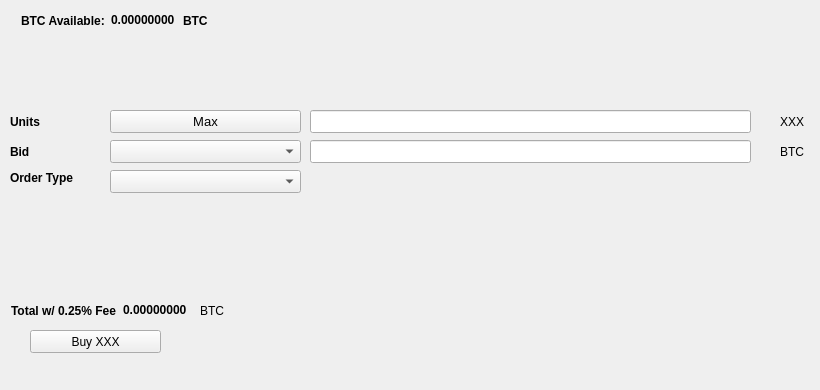
   <widget class="QWidget" name="BuyTab">
    <attribute name="title">
     <string>Buy</string>
    </attribute>
    <widget class="QPushButton" name="BuyXXX">
     <property name="geometry">
      <rect>
       <x>30</x>
       <y>330</y>
       <width>131</width>
       <height>23</height>
      </rect>
     </property>
     <property name="text">
      <string>Buy XXX</string>
     </property>
     <property name="icon">
      <iconset resource="../smrtc.qrc">
       <normaloff>:/icons/bitcoin</normaloff>:/icons/bitcoin</iconset>
     </property>
    </widget>
    <widget class="QLabel" name="label_3">
     <property name="geometry">
      <rect>
       <x>10</x>
       <y>110</y>
       <width>46</width>
       <height>23</height>
      </rect>
     </property>
     <property name="font">
      <font>
       <weight>75</weight>
       <bold>true</bold>
      </font>
     </property>
     <property name="text">
      <string>Units</string>
     </property>
    </widget>
    <widget class="QLineEdit" name="UnitsInput">
     <property name="geometry">
      <rect>
       <x>310</x>
       <y>110</y>
       <width>441</width>
       <height>23</height>
      </rect>
     </property>
     <property name="font">
      <font>
       <pointsize>9</pointsize>
       <weight>75</weight>
       <bold>true</bold>
      </font>
     </property>
    </widget>
    <widget class="QLineEdit" name="BuyBidPriceEdit">
     <property name="geometry">
      <rect>
       <x>310</x>
       <y>140</y>
       <width>441</width>
       <height>23</height>
      </rect>
     </property>
     <property name="font">
      <font>
       <pointsize>9</pointsize>
       <weight>75</weight>
       <bold>true</bold>
      </font>
     </property>
    </widget>
    <widget class="QLabel" name="label_4">
     <property name="geometry">
      <rect>
       <x>780</x>
       <y>110</y>
       <width>31</width>
       <height>23</height>
      </rect>
     </property>
     <property name="text">
      <string>XXX</string>
     </property>
    </widget>
    <widget class="QLabel" name="label_5">
     <property name="geometry">
      <rect>
       <x>780</x>
       <y>140</y>
       <width>31</width>
       <height>23</height>
      </rect>
     </property>
     <property name="text">
      <string>BTC</string>
     </property>
    </widget>
    <widget class="QLabel" name="label_6">
     <property name="geometry">
      <rect>
       <x>10</x>
       <y>140</y>
       <width>46</width>
       <height>23</height>
      </rect>
     </property>
     <property name="font">
      <font>
       <weight>75</weight>
       <bold>true</bold>
      </font>
     </property>
     <property name="text">
      <string>Bid</string>
     </property>
    </widget>
    <widget class="QLabel" name="label_7">
     <property name="geometry">
      <rect>
       <x>10</x>
       <y>170</y>
       <width>91</width>
       <height>16</height>
      </rect>
     </property>
     <property name="font">
      <font>
       <weight>75</weight>
       <bold>true</bold>
      </font>
     </property>
     <property name="text">
      <string>Order Type</string>
     </property>
    </widget>
    <widget class="QPushButton" name="Buy_Max_Amount">
     <property name="geometry">
      <rect>
       <x>110</x>
       <y>110</y>
       <width>191</width>
       <height>23</height>
      </rect>
     </property>
     <property name="font">
      <font>
       <pointsize>10</pointsize>
      </font>
     </property>
     <property name="text">
      <string>Max</string>
     </property>
    </widget>
    <widget class="QComboBox" name="BuyBidcomboBox">
     <property name="geometry">
      <rect>
       <x>110</x>
       <y>140</y>
       <width>191</width>
       <height>23</height>
      </rect>
     </property>
     <property name="font">
      <font>
       <pointsize>10</pointsize>
      </font>
     </property>
    </widget>
    <widget class="QComboBox" name="buyOrdertypeCombo">
     <property name="geometry">
      <rect>
       <x>110</x>
       <y>170</y>
       <width>191</width>
       <height>23</height>
      </rect>
     </property>
     <property name="font">
      <font>
       <pointsize>10</pointsize>
      </font>
     </property>
    </widget>
    <widget class="QWidget" name="layoutWidget1">
     <property name="geometry">
      <rect>
       <x>21</x>
       <y>11</y>
       <width>227</width>
       <height>19</height>
      </rect>
     </property>
     <layout class="QHBoxLayout" name="horizontalLayout_3">
      <item>
       <widget class="QLabel" name="label232">
        <property name="font">
         <font>
          <weight>75</weight>
          <bold>true</bold>
         </font>
        </property>
        <property name="text">
         <string>BTC Available:</string>
        </property>
       </widget>
      </item>
      <item>
       <widget class="QLabel" name="BtcAvailableLbl">
        <property name="palette">
         <palette>
          <active>
           <colorrole role="WindowText">
            <brush brushstyle="SolidPattern">
             <color alpha="255">
              <red>0</red>
              <green>0</green>
              <blue>0</blue>
             </color>
            </brush>
           </colorrole>
           <colorrole role="Button">
            <brush brushstyle="SolidPattern">
             <color alpha="255">
              <red>0</red>
              <green>170</green>
              <blue>0</blue>
             </color>
            </brush>
           </colorrole>
           <colorrole role="Light">
            <brush brushstyle="SolidPattern">
             <color alpha="255">
              <red>0</red>
              <green>255</green>
              <blue>0</blue>
             </color>
            </brush>
           </colorrole>
           <colorrole role="Midlight">
            <brush brushstyle="SolidPattern">
             <color alpha="255">
              <red>0</red>
              <green>212</green>
              <blue>0</blue>
             </color>
            </brush>
           </colorrole>
           <colorrole role="Dark">
            <brush brushstyle="SolidPattern">
             <color alpha="255">
              <red>0</red>
              <green>85</green>
              <blue>0</blue>
             </color>
            </brush>
           </colorrole>
           <colorrole role="Mid">
            <brush brushstyle="SolidPattern">
             <color alpha="255">
              <red>0</red>
              <green>113</green>
              <blue>0</blue>
             </color>
            </brush>
           </colorrole>
           <colorrole role="Text">
            <brush brushstyle="SolidPattern">
             <color alpha="255">
              <red>0</red>
              <green>170</green>
              <blue>0</blue>
             </color>
            </brush>
           </colorrole>
           <colorrole role="BrightText">
            <brush brushstyle="SolidPattern">
             <color alpha="255">
              <red>255</red>
              <green>255</green>
              <blue>255</blue>
             </color>
            </brush>
           </colorrole>
           <colorrole role="ButtonText">
            <brush brushstyle="SolidPattern">
             <color alpha="255">
              <red>0</red>
              <green>0</green>
              <blue>0</blue>
             </color>
            </brush>
           </colorrole>
           <colorrole role="Base">
            <brush brushstyle="SolidPattern">
             <color alpha="255">
              <red>255</red>
              <green>255</green>
              <blue>255</blue>
             </color>
            </brush>
           </colorrole>
           <colorrole role="Window">
            <brush brushstyle="SolidPattern">
             <color alpha="255">
              <red>0</red>
              <green>170</green>
              <blue>0</blue>
             </color>
            </brush>
           </colorrole>
           <colorrole role="Shadow">
            <brush brushstyle="SolidPattern">
             <color alpha="255">
              <red>0</red>
              <green>0</green>
              <blue>0</blue>
             </color>
            </brush>
           </colorrole>
           <colorrole role="AlternateBase">
            <brush brushstyle="SolidPattern">
             <color alpha="255">
              <red>127</red>
              <green>212</green>
              <blue>127</blue>
             </color>
            </brush>
           </colorrole>
           <colorrole role="ToolTipBase">
            <brush brushstyle="SolidPattern">
             <color alpha="255">
              <red>255</red>
              <green>255</green>
              <blue>220</blue>
             </color>
            </brush>
           </colorrole>
           <colorrole role="ToolTipText">
            <brush brushstyle="SolidPattern">
             <color alpha="255">
              <red>0</red>
              <green>0</green>
              <blue>0</blue>
             </color>
            </brush>
           </colorrole>
          </active>
          <inactive>
           <colorrole role="WindowText">
            <brush brushstyle="SolidPattern">
             <color alpha="255">
              <red>0</red>
              <green>0</green>
              <blue>0</blue>
             </color>
            </brush>
           </colorrole>
           <colorrole role="Button">
            <brush brushstyle="SolidPattern">
             <color alpha="255">
              <red>0</red>
              <green>170</green>
              <blue>0</blue>
             </color>
            </brush>
           </colorrole>
           <colorrole role="Light">
            <brush brushstyle="SolidPattern">
             <color alpha="255">
              <red>0</red>
              <green>255</green>
              <blue>0</blue>
             </color>
            </brush>
           </colorrole>
           <colorrole role="Midlight">
            <brush brushstyle="SolidPattern">
             <color alpha="255">
              <red>0</red>
              <green>212</green>
              <blue>0</blue>
             </color>
            </brush>
           </colorrole>
           <colorrole role="Dark">
            <brush brushstyle="SolidPattern">
             <color alpha="255">
              <red>0</red>
              <green>85</green>
              <blue>0</blue>
             </color>
            </brush>
           </colorrole>
           <colorrole role="Mid">
            <brush brushstyle="SolidPattern">
             <color alpha="255">
              <red>0</red>
              <green>113</green>
              <blue>0</blue>
             </color>
            </brush>
           </colorrole>
           <colorrole role="Text">
            <brush brushstyle="SolidPattern">
             <color alpha="255">
              <red>0</red>
              <green>170</green>
              <blue>0</blue>
             </color>
            </brush>
           </colorrole>
           <colorrole role="BrightText">
            <brush brushstyle="SolidPattern">
             <color alpha="255">
              <red>255</red>
              <green>255</green>
              <blue>255</blue>
             </color>
            </brush>
           </colorrole>
           <colorrole role="ButtonText">
            <brush brushstyle="SolidPattern">
             <color alpha="255">
              <red>0</red>
              <green>0</green>
              <blue>0</blue>
             </color>
            </brush>
           </colorrole>
           <colorrole role="Base">
            <brush brushstyle="SolidPattern">
             <color alpha="255">
              <red>255</red>
              <green>255</green>
              <blue>255</blue>
             </color>
            </brush>
           </colorrole>
           <colorrole role="Window">
            <brush brushstyle="SolidPattern">
             <color alpha="255">
              <red>0</red>
              <green>170</green>
              <blue>0</blue>
             </color>
            </brush>
           </colorrole>
           <colorrole role="Shadow">
            <brush brushstyle="SolidPattern">
             <color alpha="255">
              <red>0</red>
              <green>0</green>
              <blue>0</blue>
             </color>
            </brush>
           </colorrole>
           <colorrole role="AlternateBase">
            <brush brushstyle="SolidPattern">
             <color alpha="255">
              <red>127</red>
              <green>212</green>
              <blue>127</blue>
             </color>
            </brush>
           </colorrole>
           <colorrole role="ToolTipBase">
            <brush brushstyle="SolidPattern">
             <color alpha="255">
              <red>255</red>
              <green>255</green>
              <blue>220</blue>
             </color>
            </brush>
           </colorrole>
           <colorrole role="ToolTipText">
            <brush brushstyle="SolidPattern">
             <color alpha="255">
              <red>0</red>
              <green>0</green>
              <blue>0</blue>
             </color>
            </brush>
           </colorrole>
          </inactive>
          <disabled>
           <colorrole role="WindowText">
            <brush brushstyle="SolidPattern">
             <color alpha="255">
              <red>0</red>
              <green>85</green>
              <blue>0</blue>
             </color>
            </brush>
           </colorrole>
           <colorrole role="Button">
            <brush brushstyle="SolidPattern">
             <color alpha="255">
              <red>0</red>
              <green>170</green>
              <blue>0</blue>
             </color>
            </brush>
           </colorrole>
           <colorrole role="Light">
            <brush brushstyle="SolidPattern">
             <color alpha="255">
              <red>0</red>
              <green>255</green>
              <blue>0</blue>
             </color>
            </brush>
           </colorrole>
           <colorrole role="Midlight">
            <brush brushstyle="SolidPattern">
             <color alpha="255">
              <red>0</red>
              <green>212</green>
              <blue>0</blue>
             </color>
            </brush>
           </colorrole>
           <colorrole role="Dark">
            <brush brushstyle="SolidPattern">
             <color alpha="255">
              <red>0</red>
              <green>85</green>
              <blue>0</blue>
             </color>
            </brush>
           </colorrole>
           <colorrole role="Mid">
            <brush brushstyle="SolidPattern">
             <color alpha="255">
              <red>0</red>
              <green>113</green>
              <blue>0</blue>
             </color>
            </brush>
           </colorrole>
           <colorrole role="Text">
            <brush brushstyle="SolidPattern">
             <color alpha="255">
              <red>0</red>
              <green>85</green>
              <blue>0</blue>
             </color>
            </brush>
           </colorrole>
           <colorrole role="BrightText">
            <brush brushstyle="SolidPattern">
             <color alpha="255">
              <red>255</red>
              <green>255</green>
              <blue>255</blue>
             </color>
            </brush>
           </colorrole>
           <colorrole role="ButtonText">
            <brush brushstyle="SolidPattern">
             <color alpha="255">
              <red>0</red>
              <green>85</green>
              <blue>0</blue>
             </color>
            </brush>
           </colorrole>
           <colorrole role="Base">
            <brush brushstyle="SolidPattern">
             <color alpha="255">
              <red>0</red>
              <green>170</green>
              <blue>0</blue>
             </color>
            </brush>
           </colorrole>
           <colorrole role="Window">
            <brush brushstyle="SolidPattern">
             <color alpha="255">
              <red>0</red>
              <green>170</green>
              <blue>0</blue>
             </color>
            </brush>
           </colorrole>
           <colorrole role="Shadow">
            <brush brushstyle="SolidPattern">
             <color alpha="255">
              <red>0</red>
              <green>0</green>
              <blue>0</blue>
             </color>
            </brush>
           </colorrole>
           <colorrole role="AlternateBase">
            <brush brushstyle="SolidPattern">
             <color alpha="255">
              <red>0</red>
              <green>170</green>
              <blue>0</blue>
             </color>
            </brush>
           </colorrole>
           <colorrole role="ToolTipBase">
            <brush brushstyle="SolidPattern">
             <color alpha="255">
              <red>255</red>
              <green>255</green>
              <blue>220</blue>
             </color>
            </brush>
           </colorrole>
           <colorrole role="ToolTipText">
            <brush brushstyle="SolidPattern">
             <color alpha="255">
              <red>0</red>
              <green>0</green>
              <blue>0</blue>
             </color>
            </brush>
           </colorrole>
          </disabled>
         </palette>
        </property>
        <property name="font">
         <font>
          <weight>75</weight>
          <bold>true</bold>
         </font>
        </property>
        <property name="text">
         <string>0.00000000</string>
        </property>
        <property name="textInteractionFlags">
         <set>Qt::LinksAccessibleByMouse|Qt::TextSelectableByKeyboard|Qt::TextSelectableByMouse</set>
        </property>
       </widget>
      </item>
      <item>
       <widget class="QLabel" name="BtcAvailableLbl_2">
        <property name="font">
         <font>
          <weight>75</weight>
          <bold>true</bold>
         </font>
        </property>
        <property name="text">
         <string>BTC</string>
        </property>
       </widget>
      </item>
     </layout>
    </widget>
    <widget class="QWidget" name="layoutWidge2">
     <property name="geometry">
      <rect>
       <x>11</x>
       <y>301</y>
       <width>259</width>
       <height>19</height>
      </rect>
     </property>
     <layout class="QHBoxLayout" name="horizontalLayout_4">
      <item>
       <widget class="QLabel" name="label_9">
        <property name="font">
         <font>
          <weight>75</weight>
          <bold>true</bold>
         </font>
        </property>
        <property name="text">
         <string>Total w/ 0.25% Fee</string>
        </property>
       </widget>
      </item>
      <item>
       <widget class="QLabel" name="BuyCostLabel">
        <property name="palette">
         <palette>
          <active>
           <colorrole role="WindowText">
            <brush brushstyle="SolidPattern">
             <color alpha="255">
              <red>0</red>
              <green>0</green>
              <blue>0</blue>
             </color>
            </brush>
           </colorrole>
           <colorrole role="Button">
            <brush brushstyle="SolidPattern">
             <color alpha="255">
              <red>0</red>
              <green>170</green>
              <blue>0</blue>
             </color>
            </brush>
           </colorrole>
           <colorrole role="Light">
            <brush brushstyle="SolidPattern">
             <color alpha="255">
              <red>0</red>
              <green>255</green>
              <blue>0</blue>
             </color>
            </brush>
           </colorrole>
           <colorrole role="Midlight">
            <brush brushstyle="SolidPattern">
             <color alpha="255">
              <red>0</red>
              <green>212</green>
              <blue>0</blue>
             </color>
            </brush>
           </colorrole>
           <colorrole role="Dark">
            <brush brushstyle="SolidPattern">
             <color alpha="255">
              <red>0</red>
              <green>85</green>
              <blue>0</blue>
             </color>
            </brush>
           </colorrole>
           <colorrole role="Mid">
            <brush brushstyle="SolidPattern">
             <color alpha="255">
              <red>0</red>
              <green>113</green>
              <blue>0</blue>
             </color>
            </brush>
           </colorrole>
           <colorrole role="Text">
            <brush brushstyle="SolidPattern">
             <color alpha="255">
              <red>0</red>
              <green>170</green>
              <blue>0</blue>
             </color>
            </brush>
           </colorrole>
           <colorrole role="BrightText">
            <brush brushstyle="SolidPattern">
             <color alpha="255">
              <red>255</red>
              <green>255</green>
              <blue>255</blue>
             </color>
            </brush>
           </colorrole>
           <colorrole role="ButtonText">
            <brush brushstyle="SolidPattern">
             <color alpha="255">
              <red>0</red>
              <green>0</green>
              <blue>0</blue>
             </color>
            </brush>
           </colorrole>
           <colorrole role="Base">
            <brush brushstyle="SolidPattern">
             <color alpha="255">
              <red>255</red>
              <green>255</green>
              <blue>255</blue>
             </color>
            </brush>
           </colorrole>
           <colorrole role="Window">
            <brush brushstyle="SolidPattern">
             <color alpha="255">
              <red>0</red>
              <green>170</green>
              <blue>0</blue>
             </color>
            </brush>
           </colorrole>
           <colorrole role="Shadow">
            <brush brushstyle="SolidPattern">
             <color alpha="255">
              <red>0</red>
              <green>0</green>
              <blue>0</blue>
             </color>
            </brush>
           </colorrole>
           <colorrole role="AlternateBase">
            <brush brushstyle="SolidPattern">
             <color alpha="255">
              <red>127</red>
              <green>212</green>
              <blue>127</blue>
             </color>
            </brush>
           </colorrole>
           <colorrole role="ToolTipBase">
            <brush brushstyle="SolidPattern">
             <color alpha="255">
              <red>255</red>
              <green>255</green>
              <blue>220</blue>
             </color>
            </brush>
           </colorrole>
           <colorrole role="ToolTipText">
            <brush brushstyle="SolidPattern">
             <color alpha="255">
              <red>0</red>
              <green>0</green>
              <blue>0</blue>
             </color>
            </brush>
           </colorrole>
          </active>
          <inactive>
           <colorrole role="WindowText">
            <brush brushstyle="SolidPattern">
             <color alpha="255">
              <red>0</red>
              <green>0</green>
              <blue>0</blue>
             </color>
            </brush>
           </colorrole>
           <colorrole role="Button">
            <brush brushstyle="SolidPattern">
             <color alpha="255">
              <red>0</red>
              <green>170</green>
              <blue>0</blue>
             </color>
            </brush>
           </colorrole>
           <colorrole role="Light">
            <brush brushstyle="SolidPattern">
             <color alpha="255">
              <red>0</red>
              <green>255</green>
              <blue>0</blue>
             </color>
            </brush>
           </colorrole>
           <colorrole role="Midlight">
            <brush brushstyle="SolidPattern">
             <color alpha="255">
              <red>0</red>
              <green>212</green>
              <blue>0</blue>
             </color>
            </brush>
           </colorrole>
           <colorrole role="Dark">
            <brush brushstyle="SolidPattern">
             <color alpha="255">
              <red>0</red>
              <green>85</green>
              <blue>0</blue>
             </color>
            </brush>
           </colorrole>
           <colorrole role="Mid">
            <brush brushstyle="SolidPattern">
             <color alpha="255">
              <red>0</red>
              <green>113</green>
              <blue>0</blue>
             </color>
            </brush>
           </colorrole>
           <colorrole role="Text">
            <brush brushstyle="SolidPattern">
             <color alpha="255">
              <red>0</red>
              <green>170</green>
              <blue>0</blue>
             </color>
            </brush>
           </colorrole>
           <colorrole role="BrightText">
            <brush brushstyle="SolidPattern">
             <color alpha="255">
              <red>255</red>
              <green>255</green>
              <blue>255</blue>
             </color>
            </brush>
           </colorrole>
           <colorrole role="ButtonText">
            <brush brushstyle="SolidPattern">
             <color alpha="255">
              <red>0</red>
              <green>0</green>
              <blue>0</blue>
             </color>
            </brush>
           </colorrole>
           <colorrole role="Base">
            <brush brushstyle="SolidPattern">
             <color alpha="255">
              <red>255</red>
              <green>255</green>
              <blue>255</blue>
             </color>
            </brush>
           </colorrole>
           <colorrole role="Window">
            <brush brushstyle="SolidPattern">
             <color alpha="255">
              <red>0</red>
              <green>170</green>
              <blue>0</blue>
             </color>
            </brush>
           </colorrole>
           <colorrole role="Shadow">
            <brush brushstyle="SolidPattern">
             <color alpha="255">
              <red>0</red>
              <green>0</green>
              <blue>0</blue>
             </color>
            </brush>
           </colorrole>
           <colorrole role="AlternateBase">
            <brush brushstyle="SolidPattern">
             <color alpha="255">
              <red>127</red>
              <green>212</green>
              <blue>127</blue>
             </color>
            </brush>
           </colorrole>
           <colorrole role="ToolTipBase">
            <brush brushstyle="SolidPattern">
             <color alpha="255">
              <red>255</red>
              <green>255</green>
              <blue>220</blue>
             </color>
            </brush>
           </colorrole>
           <colorrole role="ToolTipText">
            <brush brushstyle="SolidPattern">
             <color alpha="255">
              <red>0</red>
              <green>0</green>
              <blue>0</blue>
             </color>
            </brush>
           </colorrole>
          </inactive>
          <disabled>
           <colorrole role="WindowText">
            <brush brushstyle="SolidPattern">
             <color alpha="255">
              <red>0</red>
              <green>85</green>
              <blue>0</blue>
             </color>
            </brush>
           </colorrole>
           <colorrole role="Button">
            <brush brushstyle="SolidPattern">
             <color alpha="255">
              <red>0</red>
              <green>170</green>
              <blue>0</blue>
             </color>
            </brush>
           </colorrole>
           <colorrole role="Light">
            <brush brushstyle="SolidPattern">
             <color alpha="255">
              <red>0</red>
              <green>255</green>
              <blue>0</blue>
             </color>
            </brush>
           </colorrole>
           <colorrole role="Midlight">
            <brush brushstyle="SolidPattern">
             <color alpha="255">
              <red>0</red>
              <green>212</green>
              <blue>0</blue>
             </color>
            </brush>
           </colorrole>
           <colorrole role="Dark">
            <brush brushstyle="SolidPattern">
             <color alpha="255">
              <red>0</red>
              <green>85</green>
              <blue>0</blue>
             </color>
            </brush>
           </colorrole>
           <colorrole role="Mid">
            <brush brushstyle="SolidPattern">
             <color alpha="255">
              <red>0</red>
              <green>113</green>
              <blue>0</blue>
             </color>
            </brush>
           </colorrole>
           <colorrole role="Text">
            <brush brushstyle="SolidPattern">
             <color alpha="255">
              <red>0</red>
              <green>85</green>
              <blue>0</blue>
             </color>
            </brush>
           </colorrole>
           <colorrole role="BrightText">
            <brush brushstyle="SolidPattern">
             <color alpha="255">
              <red>255</red>
              <green>255</green>
              <blue>255</blue>
             </color>
            </brush>
           </colorrole>
           <colorrole role="ButtonText">
            <brush brushstyle="SolidPattern">
             <color alpha="255">
              <red>0</red>
              <green>85</green>
              <blue>0</blue>
             </color>
            </brush>
           </colorrole>
           <colorrole role="Base">
            <brush brushstyle="SolidPattern">
             <color alpha="255">
              <red>0</red>
              <green>170</green>
              <blue>0</blue>
             </color>
            </brush>
           </colorrole>
           <colorrole role="Window">
            <brush brushstyle="SolidPattern">
             <color alpha="255">
              <red>0</red>
              <green>170</green>
              <blue>0</blue>
             </color>
            </brush>
           </colorrole>
           <colorrole role="Shadow">
            <brush brushstyle="SolidPattern">
             <color alpha="255">
              <red>0</red>
              <green>0</green>
              <blue>0</blue>
             </color>
            </brush>
           </colorrole>
           <colorrole role="AlternateBase">
            <brush brushstyle="SolidPattern">
             <color alpha="255">
              <red>0</red>
              <green>170</green>
              <blue>0</blue>
             </color>
            </brush>
           </colorrole>
           <colorrole role="ToolTipBase">
            <brush brushstyle="SolidPattern">
             <color alpha="255">
              <red>255</red>
              <green>255</green>
              <blue>220</blue>
             </color>
            </brush>
           </colorrole>
           <colorrole role="ToolTipText">
            <brush brushstyle="SolidPattern">
             <color alpha="255">
              <red>0</red>
              <green>0</green>
              <blue>0</blue>
             </color>
            </brush>
           </colorrole>
          </disabled>
         </palette>
        </property>
        <property name="font">
         <font>
          <weight>75</weight>
          <bold>true</bold>
         </font>
        </property>
        <property name="autoFillBackground">
         <bool>false</bool>
        </property>
        <property name="text">
         <string>0.00000000</string>
        </property>
        <property name="textInteractionFlags">
         <set>Qt::LinksAccessibleByMouse|Qt::TextSelectableByMouse</set>
        </property>
       </widget>
      </item>
      <item>
       <widget class="QLabel" name="label_10">
        <property name="font">
         <font>
          <weight>50</weight>
          <bold>false</bold>
         </font>
        </property>
        <property name="text">
         <string>BTC</string>
        </property>
       </widget>
      </item>
     </layout>
    </widget>
    <widget class="QLabel" name="label_24">
     <property name="geometry">
      <rect>
       <x>460</x>
       <y>300</y>
       <width>281</width>
       <height>81</height>
      </rect>
     </property>
     <property name="text">
      <string/>
     </property>
     <property name="pixmap">
      <pixmap>:/images/bittrex</pixmap>
     </property>
    </widget>
   </widget>
